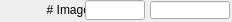
   <widget class="caFrame" name="caFrame_7">
    <property name="geometry">
     <rect>
      <x>440</x>
      <y>285</y>
      <width>232</width>
      <height>22</height>
     </rect>
    </property>
    <widget class="caLabel" name="caLabel_19">
     <property name="geometry">
      <rect>
       <x>0</x>
       <y>0</y>
       <width>96</width>
       <height>20</height>
      </rect>
     </property>
     <property name="frameShape">
      <enum>QFrame::NoFrame</enum>
     </property>
     <property name="text">
      <string># Images</string>
     </property>
     <property name="alignment">
      <set>Qt::AlignAbsolute|Qt::AlignRight|Qt::AlignTrailing|Qt::AlignVCenter</set>
     </property>
     <property name="fontScaleMode">
      <enum>ESimpleLabel::WidthAndHeight</enum>
     </property>
     <property name="foreground">
      <color>
       <red>0</red>
       <green>0</green>
       <blue>0</blue>
      </color>
     </property>
     <property name="background">
      <color alpha="0">
       <red>0</red>
       <green>0</green>
       <blue>0</blue>
      </color>
     </property>
    </widget>
    <widget class="caTextEntry" name="caTextEntry_4">
     <property name="geometry">
      <rect>
       <x>85</x>
       <y>0</y>
       <width>60</width>
       <height>20</height>
      </rect>
     </property>
     <property name="channel" stdset="0">
      <string>$(P)$(R)NumImages</string>
     </property>
     <property name="foreground">
      <color>
       <red>0</red>
       <green>0</green>
       <blue>0</blue>
      </color>
     </property>
     <property name="background">
      <color>
       <red>115</red>
       <green>223</green>
       <blue>255</blue>
      </color>
     </property>
     <property name="colorMode">
      <enum>caLineEdit::Static</enum>
     </property>
     <property name="precisionMode">
      <enum>caLineEdit::Channel</enum>
     </property>
     <property name="limitsMode">
      <enum>caLineEdit::Channel</enum>
     </property>
     <property name="maxValue">
      <double>1.000000000000000</double>
     </property>
     <property name="minValue">
      <double>0.000000000000000</double>
     </property>
     <property name="fontScaleMode">
      <enum>caLineEdit::WidthAndHeight</enum>
     </property>
     <property name="formatType">
      <enum>caLineEdit::decimal</enum>
     </property>
    </widget>
    <widget class="caLineEdit" name="caLineEdit_8">
     <property name="geometry">
      <rect>
       <x>150</x>
       <y>1</y>
       <width>80</width>
       <height>18</height>
      </rect>
     </property>
     <property name="alignment">
      <set>Qt::AlignAbsolute|Qt::AlignLeading|Qt::AlignLeft|Qt::AlignVCenter</set>
     </property>
     <property name="channel" stdset="0">
      <string>$(P)$(R)NumImages_RBV</string>
     </property>
     <property name="foreground">
      <color>
       <red>10</red>
       <green>0</green>
       <blue>184</blue>
      </color>
     </property>
     <property name="background">
      <color>
       <red>187</red>
       <green>187</green>
       <blue>187</blue>
      </color>
     </property>
     <property name="colorMode">
      <enum>caLineEdit::Static</enum>
     </property>
     <property name="precisionMode">
      <enum>caLineEdit::Channel</enum>
     </property>
     <property name="limitsMode">
      <enum>caLineEdit::Channel</enum>
     </property>
     <property name="maxValue">
      <double>1.000000000000000</double>
     </property>
     <property name="minValue">
      <double>0.000000000000000</double>
     </property>
     <property name="fontScaleMode">
      <enum>caLineEdit::WidthAndHeight</enum>
     </property>
     <property name="formatType">
      <enum>caLineEdit::decimal</enum>
     </property>
    </widget>
   </widget>
